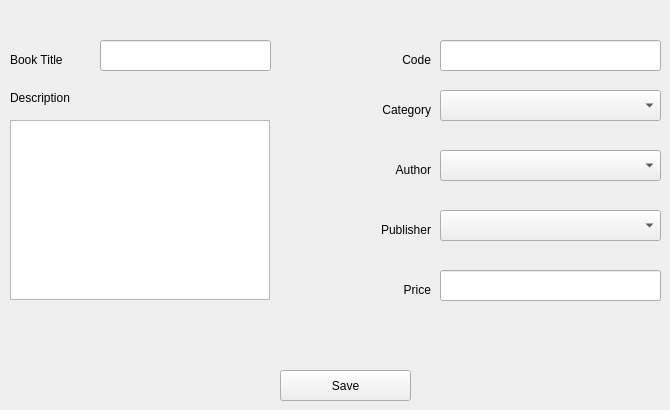
      <widget class="QWidget" name="AddNewBook">
       <attribute name="title">
        <string>Add New Book</string>
       </attribute>
       <widget class="QLineEdit" name="new_book_title">
        <property name="geometry">
         <rect>
          <x>100</x>
          <y>40</y>
          <width>171</width>
          <height>31</height>
         </rect>
        </property>
       </widget>
       <widget class="QLineEdit" name="new_book_code">
        <property name="geometry">
         <rect>
          <x>440</x>
          <y>40</y>
          <width>221</width>
          <height>31</height>
         </rect>
        </property>
       </widget>
       <widget class="QComboBox" name="new_book_category">
        <property name="geometry">
         <rect>
          <x>440</x>
          <y>90</y>
          <width>221</width>
          <height>31</height>
         </rect>
        </property>
        <property name="placeholderText">
         <string>Select a category</string>
        </property>
       </widget>
       <widget class="QComboBox" name="new_book_author">
        <property name="geometry">
         <rect>
          <x>440</x>
          <y>150</y>
          <width>221</width>
          <height>31</height>
         </rect>
        </property>
        <property name="placeholderText">
         <string>Select an author</string>
        </property>
       </widget>
       <widget class="QComboBox" name="new_book_publisher">
        <property name="geometry">
         <rect>
          <x>440</x>
          <y>210</y>
          <width>221</width>
          <height>31</height>
         </rect>
        </property>
        <property name="placeholderText">
         <string>Select a publisher</string>
        </property>
       </widget>
       <widget class="QLineEdit" name="new_book_price">
        <property name="geometry">
         <rect>
          <x>440</x>
          <y>270</y>
          <width>221</width>
          <height>31</height>
         </rect>
        </property>
       </widget>
       <widget class="QPushButton" name="btn_add_new_book">
        <property name="geometry">
         <rect>
          <x>280</x>
          <y>370</y>
          <width>131</width>
          <height>31</height>
         </rect>
        </property>
        <property name="text">
         <string>Save</string>
        </property>
       </widget>
       <widget class="QLabel" name="label_3">
        <property name="geometry">
         <rect>
          <x>10</x>
          <y>50</y>
          <width>81</width>
          <height>20</height>
         </rect>
        </property>
        <property name="text">
         <string>Book Title</string>
        </property>
       </widget>
       <widget class="QLabel" name="label_4">
        <property name="geometry">
         <rect>
          <x>380</x>
          <y>50</y>
          <width>51</width>
          <height>20</height>
         </rect>
        </property>
        <property name="text">
         <string>Code</string>
        </property>
        <property name="alignment">
         <set>Qt::AlignRight|Qt::AlignTrailing|Qt::AlignVCenter</set>
        </property>
       </widget>
       <widget class="QLabel" name="label_5">
        <property name="geometry">
         <rect>
          <x>360</x>
          <y>100</y>
          <width>71</width>
          <height>20</height>
         </rect>
        </property>
        <property name="text">
         <string>Category</string>
        </property>
        <property name="alignment">
         <set>Qt::AlignRight|Qt::AlignTrailing|Qt::AlignVCenter</set>
        </property>
       </widget>
       <widget class="QLabel" name="label_6">
        <property name="geometry">
         <rect>
          <x>380</x>
          <y>160</y>
          <width>51</width>
          <height>20</height>
         </rect>
        </property>
        <property name="text">
         <string>Author</string>
        </property>
        <property name="alignment">
         <set>Qt::AlignRight|Qt::AlignTrailing|Qt::AlignVCenter</set>
        </property>
       </widget>
       <widget class="QLabel" name="label_7">
        <property name="geometry">
         <rect>
          <x>360</x>
          <y>220</y>
          <width>71</width>
          <height>20</height>
         </rect>
        </property>
        <property name="text">
         <string>Publisher</string>
        </property>
        <property name="alignment">
         <set>Qt::AlignRight|Qt::AlignTrailing|Qt::AlignVCenter</set>
        </property>
       </widget>
       <widget class="QLabel" name="label_8">
        <property name="geometry">
         <rect>
          <x>380</x>
          <y>280</y>
          <width>51</width>
          <height>20</height>
         </rect>
        </property>
        <property name="text">
         <string>Price</string>
        </property>
        <property name="alignment">
         <set>Qt::AlignRight|Qt::AlignTrailing|Qt::AlignVCenter</set>
        </property>
       </widget>
       <widget class="QTextEdit" name="new_book_description">
        <property name="geometry">
         <rect>
          <x>10</x>
          <y>120</y>
          <width>260</width>
          <height>180</height>
         </rect>
        </property>
       </widget>
       <widget class="QLabel" name="label_9">
        <property name="geometry">
         <rect>
          <x>10</x>
          <y>90</y>
          <width>91</width>
          <height>16</height>
         </rect>
        </property>
        <property name="text">
         <string>Description</string>
        </property>
       </widget>
      </widget>
